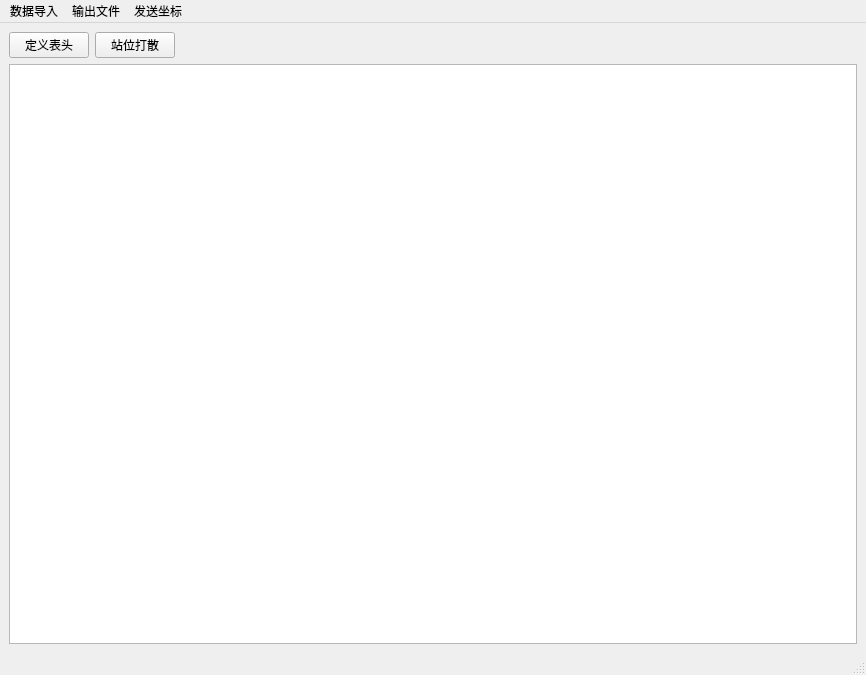
<?xml version="1.0" encoding="UTF-8"?>
<ui version="4.0">
 <class>MainWindow</class>
 <widget class="QMainWindow" name="MainWindow">
  <property name="geometry">
   <rect>
    <x>0</x>
    <y>0</y>
    <width>866</width>
    <height>675</height>
   </rect>
  </property>
  <property name="windowTitle">
   <string>LED插花</string>
  </property>
  <widget class="QWidget" name="centralwidget">
   <layout class="QGridLayout" name="gridLayout">
    <item row="0" column="0">
     <layout class="QHBoxLayout" name="horizontalLayout">
      <item>
       <widget class="QPushButton" name="SetHeader_btn">
        <property name="text">
         <string>定义表头</string>
        </property>
       </widget>
      </item>
      <item>
       <widget class="QPushButton" name="split_Part">
        <property name="text">
         <string>站位打散</string>
        </property>
       </widget>
      </item>
      <item>
       <spacer name="horizontalSpacer">
        <property name="orientation">
         <enum>Qt::Horizontal</enum>
        </property>
        <property name="sizeHint" stdset="0">
         <size>
          <width>1000</width>
          <height>20</height>
         </size>
        </property>
       </spacer>
      </item>
     </layout>
    </item>
    <item row="1" column="0">
     <widget class="QTableWidget" name="table"/>
    </item>
   </layout>
  </widget>
  <widget class="QMenuBar" name="menubar">
   <property name="geometry">
    <rect>
     <x>0</x>
     <y>0</y>
     <width>866</width>
     <height>22</height>
    </rect>
   </property>
   <widget class="QMenu" name="file">
    <property name="title">
     <string>数据导入</string>
    </property>
    <addaction name="import_file"/>
   </widget>
   <widget class="QMenu" name="print">
    <property name="title">
     <string>输出文件</string>
    </property>
    <addaction name="export_file"/>
   </widget>
   <widget class="QMenu" name="Transmit_Coordinate">
    <property name="title">
     <string>发送坐标</string>
    </property>
    <addaction name="actionPass"/>
   </widget>
   <addaction name="file"/>
   <addaction name="print"/>
   <addaction name="Transmit_Coordinate"/>
  </widget>
  <widget class="QStatusBar" name="statusbar"/>
  <action name="import_file">
   <property name="text">
    <string>导入CAD坐标</string>
   </property>
  </action>
  <action name="export_file">
   <property name="text">
    <string>导出CAD</string>
   </property>
  </action>
  <action name="actionPass">
   <property name="text">
    <string>Pass</string>
   </property>
  </action>
 </widget>
 <resources/>
 <connections>
  <connection>
   <sender>import_file</sender>
   <signal>triggered()</signal>
   <receiver>MainWindow</receiver>
   <slot>import_csv()</slot>
   <hints>
    <hint type="sourcelabel">
     <x>-1</x>
     <y>-1</y>
    </hint>
    <hint type="destinationlabel">
     <x>82</x>
     <y>22</y>
    </hint>
   </hints>
  </connection>
  <connection>
   <sender>export_file</sender>
   <signal>triggered()</signal>
   <receiver>MainWindow</receiver>
   <slot>export_csv()</slot>
   <hints>
    <hint type="sourcelabel">
     <x>-1</x>
     <y>-1</y>
    </hint>
    <hint type="destinationlabel">
     <x>494</x>
     <y>362</y>
    </hint>
   </hints>
  </connection>
 </connections>
 <slots>
  <slot>import_csv()</slot>
  <slot>export_csv()</slot>
 </slots>
</ui>
